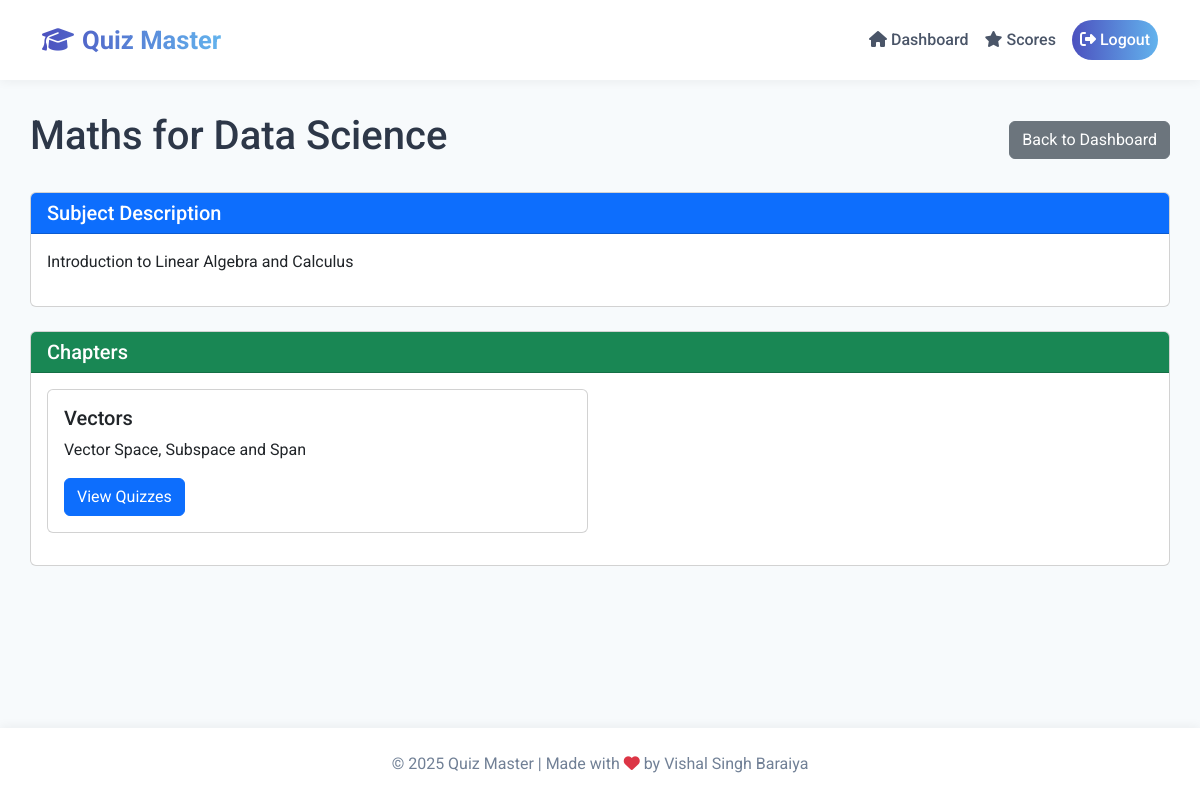
The app's page /user/subject/1 (signed in) with its own data.
### models.py (models this page shows)
class Subject(db.Model):
    id = db.Column(db.Integer, primary_key=True)
    name = db.Column(db.String(100), nullable=False)
    description = db.Column(db.Text)
    chapters = db.relationship('Chapter', backref='subject', lazy=True, cascade="all, delete-orphan")

class Chapter(db.Model):
    id = db.Column(db.Integer, primary_key=True)
    name = db.Column(db.String(100), nullable=False)
    description = db.Column(db.Text)
    subject_id = db.Column(db.Integer, db.ForeignKey('subject.id'), nullable=False)
    quizzes = db.relationship('Quiz', backref='chapter', lazy=True, cascade="all, delete-orphan")

### routes/user/subjects.py (the view)
    @app.route('/user/subject/<int:subject_id>')
    @login_required
    def view_subject(subject_id):
        subject = Subject.query.get_or_404(subject_id)
        return render_template('user/subject.html', subject=subject)

### app.py (called while the page is built)
@login_manager.user_loader
def load_user(user_id):
    return User.query.get(int(user_id))

### routes/user/subjects.py (called while the page is built)
def register_route(app):
    @app.route('/user/subject/<int:subject_id>')
    @login_required
    def view_subject(subject_id):
        subject = Subject.query.get_or_404(subject_id)
        return render_template('user/subject.html', subject=subject)

### templates/user/subject.html (shortened to what this page needs)
{% extends "base.html" %}
{% block content %}
<div class="d-flex justify-content-between align-items-center mb-4">
    <h1>{{ subject.name }}</h1>
    <a href="{{ url_for('user_dashboard') }}" class="btn btn-secondary">Back to Dashboard</a>
</div>
<div class="card mb-4">
    <div class="card-header bg-primary text-white">
        <h5 class="mb-0">Subject Description</h5>
    </div>
    <div class="card-body">
        <p>{{ subject.description }}</p>
    </div>
</div>
<div class="card">
    <div class="card-header bg-success text-white">
        <h5 class="mb-0">Chapters</h5>
    </div>
    <div class="card-body">
        {% if subject.chapters %}
            <div class="row">
                {% for chapter in subject.chapters %}
                    <div class="col-md-6 mb-3">
                        <div class="card h-100">
                            <div class="card-body">
                                <h5 class="card-title">{{ chapter.name }}</h5>
                                <p class="card-text">{{ chapter.description|truncate(100) }}</p>
                                <a href="{{ url_for('view_chapter', chapter_id=chapter.id) }}" class="btn btn-primary">View Quizzes</a>
                            </div>
                        </div>
                    </div>
                {% endfor %}
            </div>
        {% else %}
            <div class="alert alert-info">
                No chapters available for this subject yet.
            </div>
        {% endif %}
    </div>
</div>
{% endblock %}

### templates/base.html (style rules this page uses)
body { font-family: 'Roboto', sans-serif; min-height: 100vh; display: flex; flex-direction: column; background: #F7FAFC; color: #2D3748; }

### records on screen
Subject: name "Maths for Data Science", description "Introduction to Linear Algebra and Calculus"
Chapter: name "Vectors", description "Vector Space, Subspace and Span"
